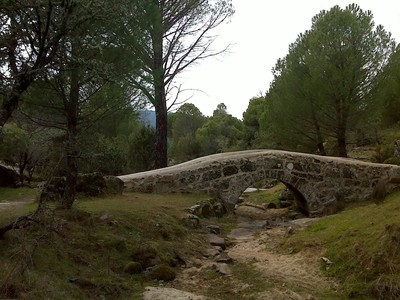
#> input picture img-original-0032/img-vado-0032.jpg, 400 x 300 px
$ python codigo-va-0032.py
#> lines starting #> are read from the running program, lines starting #| are printed output that depends on the picture; after the words box and inside, x2 and y2 are one past the last pixel; in counts of white or black regions, pixels touching at a corner belong together
# Iris Chavez NC= 0032

import cv2
from pathlib import Path

# 1. Definir las rutas de trabajo
carpeta_proyecto = Path(__file__).resolve().parent.parent

ruta_original = (
    carpeta_proyecto
    / "img-original-0032"
    / "img-vado-0032.jpg"
)

carpeta_resultados = (
    carpeta_proyecto / "resultados-img-0032"
)

# Crear la carpeta de resultados si no existe
carpeta_resultados.mkdir(parents=True, exist_ok=True)

# 2. Leer la imagen original con imread
img0032 = cv2.imread(str(ruta_original))
#> img0032 is the input picture: shape (300, 400, 3); mean B, G, R 59.3, 77.5, 80.5

# Comprobar que la imagen se haya leído correctamente
if img0032 is None:
    raise FileNotFoundError(
        f"No se pudo leer la imagen: {ruta_original}"
    )

# 3. Rotar la imagen 90 grados en sentido horario
img90_0032 = cv2.rotate(
    img0032, cv2.ROTATE_90_CLOCKWISE
)
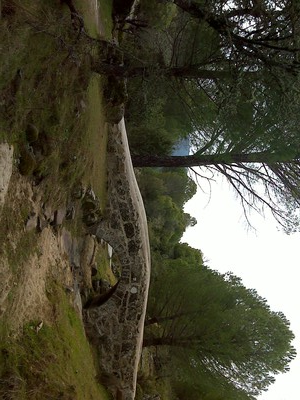
#> img90_0032: shape (400, 300, 3); mean B, G, R 59.3, 77.5, 80.5

# 4. Rotar la imagen 45 grados
alto, ancho = img0032.shape[:2]
#> alto = 300; ancho = 400

centro = (ancho // 2, alto // 2)
#> centro = (200, 150)

matriz_rotacion = cv2.getRotationMatrix2D(
    centro, 45, 1.0
)

img45_0032 = cv2.warpAffine(
    img0032,
    matriz_rotacion,
    (ancho, alto)
)
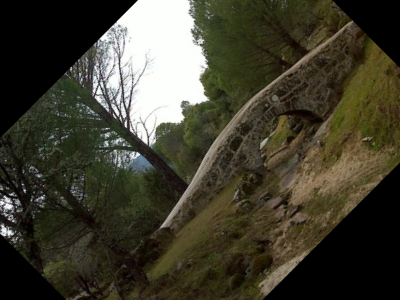
#> img45_0032: shape (300, 400, 3); mean B, G, R 47.9, 62.5, 65.1

# 5. Redimensionar a 600 píxeles de ancho
# y 500 píxeles de alto
img600x500_0032 = cv2.resize(
    img0032, (600, 500)
)
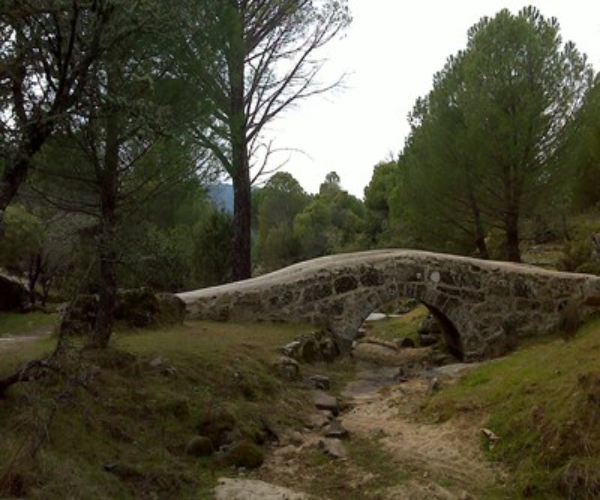
#> img600x500_0032: shape (500, 600, 3); mean B, G, R 59.2, 77.5, 80.5

# 6. Dibujar un rectángulo rojo de 100 x 200
# píxeles sobre una copia de la imagen original
img_rojo_0032 = img0032.copy()

x1, y1 = 50, 50
x2, y2 = x1 + 100, y1 + 200

cv2.rectangle(
    img_rojo_0032,
    (x1, y1),
    (x2, y2),
    (0, 0, 255),
    3
)
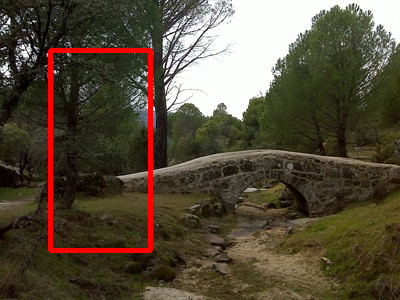
#> img_rojo_0032: shape (300, 400, 3); 2.49% of pixels changed, all inside (x1, y1, x2, y2) = (48, 48, 153, 253)

# 7. Mostrar las cinco imágenes con sus títulos
cv2.imshow("vado original 0032", img0032)

cv2.imshow("vado 90 0032", img90_0032)

cv2.imshow("vado 45 0032", img45_0032)

cv2.imshow(
    "vado 600x500 0032",
    img600x500_0032
)

cv2.imshow("vado rojo 0032", img_rojo_0032)

# 8. Guardar las cuatro imágenes procesadas
cv2.imwrite(
    str(carpeta_resultados / "img-vado1-0032.jpg"),
    img90_0032
)

cv2.imwrite(
    str(carpeta_resultados / "img-vado2-0032.jpg"),
    img45_0032
)

cv2.imwrite(
    str(carpeta_resultados / "img-vado3-0032.jpg"),
    img600x500_0032
)

cv2.imwrite(
    str(carpeta_resultados / "img-vado4-0032.jpg"),
    img_rojo_0032
)

# 9. Esperar una tecla y cerrar las ventanas
print("Imágenes procesadas y guardadas.")
print("Presiona una tecla en las ventanas para finalizar.")

cv2.waitKey(0)
cv2.destroyAllWindows()


# Iris Chavez NC 0032
